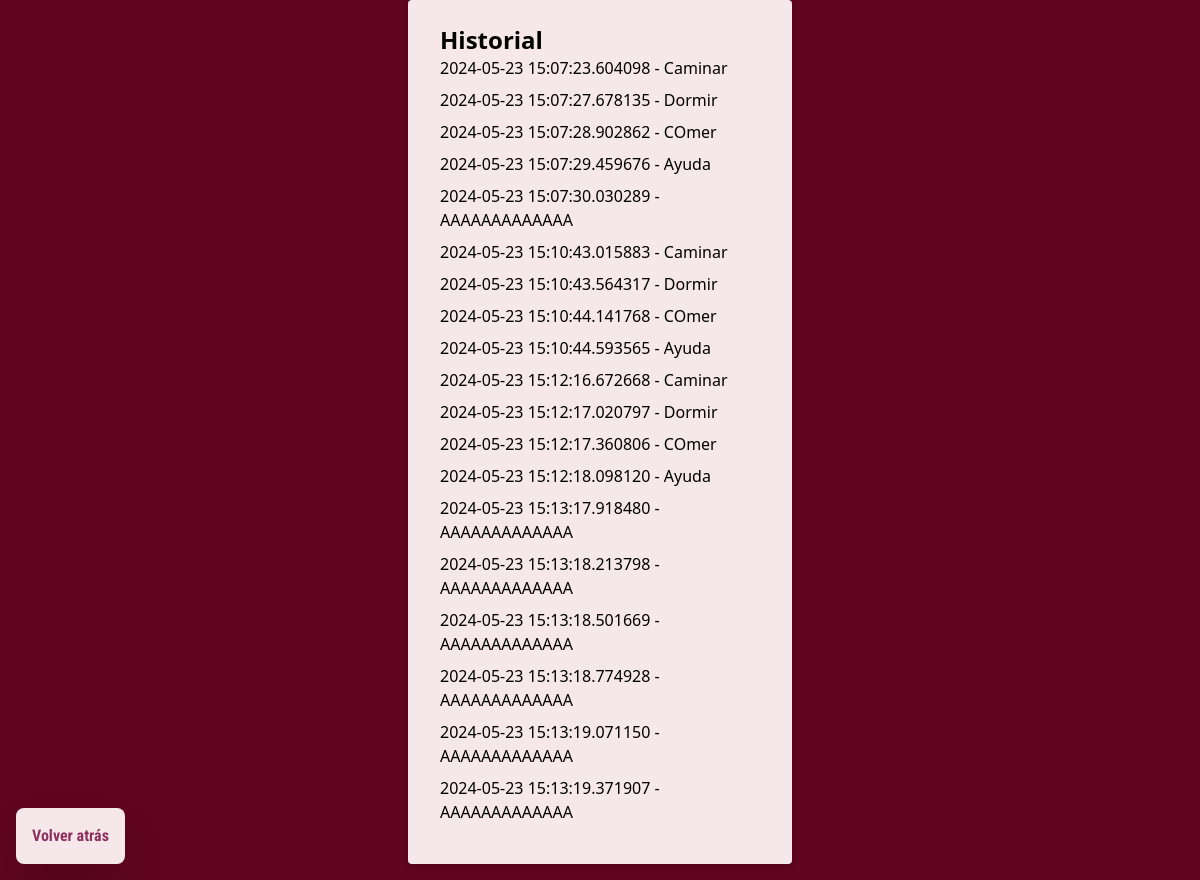
The app's page /historial (signed in) with its own data.
### models.py (models this page shows, shortened)
class HabitosCompletados(db.Model):
    id_habitos_completados = db.Column(db.Integer, primary_key=True)
    id_usuario = db.Column(db.Integer, db.ForeignKey("usuarios.id_usuario"), nullable=False)
    id_habito_personalizado = db.Column(db.Integer, db.ForeignKey("habitos_personalizados.id_habitos_personalizados"), nullable=True)
    fecha_completado = db.Column(db.DateTime, nullable=False, default=datetime.date)

class HabitosPersonalizados(db.Model):
    id_habitos_personalizados = db.Column(db.Integer, primary_key=True)
    habito_nombre = db.Column(db.String, nullable=False)
    id_usuario = db.Column(db.Integer, db.ForeignKey("usuarios.id_usuario"), nullable=False)

### app.py (the view)
@app.route('/historial')
def historial_habitos():
    id_usuario = session.get("id_usuario")
    if not id_usuario:
        return redirect(url_for('iniciar_sesion'))
    usuario = Usuarios.query.get(id_usuario)
    habitos_completados = db.session.query(HabitosCompletados, HabitosPersonalizados)\
                        .join(HabitosPersonalizados, HabitosCompletados.id_habito_personalizado == HabitosPersonalizados.id_habitos_personalizados)\
                        .filter(HabitosCompletados.id_usuario == id_usuario).all()
    return render_template("historial.html", usuario=usuario, habitos_completados=habitos_completados)

### templates/historial.html (shortened to what this page needs)
<!DOCTYPE html>
<html lang="es">
<head>
    <script src="https://cdn.tailwindcss.com"></script>
    <link href="https://fonts.cdnfonts.com/css/gorilla" rel="stylesheet">
</head>
<body class="bg-[#5f051f] flex items-center justify-center min-h-screen">
    <div class="bg-[#F6E8EA] w-full max-w-sm mx-auto shadow-md rounded px-8 pt-6 pb-8 mb-4">
        <h1 class="text-2xl font-bold">Historial</h1>
        {% if habitos_completados %}
        <ul>
            {% for habito_completado, habito_personalizado in habitos_completados %}
            <li class="mb-2">{{ habito_completado.fecha_completado }} - {{ habito_personalizado.habito_nombre }}</li>
            {% endfor %}
        </ul>
        {% else %}
        <p class="text-center">No hay hábitos completados aún.</p>
        {% endif %}
    </div>
    <a href="pagina_principal" style="font-family:Roboto Condensed" class="absolute bottom-4 left-4 text-[#8c315d] p-4 bg-[#F6E8EA] font-bold rounded-lg shadow-2xl hover:bg-[#E3BCC1] hover:scale-110 mt-5">Volver atrás</a>
</body>
</html>

### records on screen
HabitosCompletados: fecha_completado "2024-05-23 15:07:23.604098", habito_nombre "Caminar"
HabitosCompletados: fecha_completado "2024-05-23 15:07:27.678135", habito_nombre "Dormir"
HabitosCompletados: fecha_completado "2024-05-23 15:07:28.902862", habito_nombre "COmer"
HabitosCompletados: fecha_completado "2024-05-23 15:07:29.459676", habito_nombre "Ayuda"
HabitosCompletados: fecha_completado "2024-05-23 15:07:30.030289", habito_nombre "AAAAAAAAAAAAA"
HabitosCompletados: fecha_completado "2024-05-23 15:10:43.015883", habito_nombre "Caminar"
HabitosCompletados: fecha_completado "2024-05-23 15:10:43.564317", habito_nombre "Dormir"
HabitosCompletados: fecha_completado "2024-05-23 15:10:44.141768", habito_nombre "COmer"
HabitosCompletados: fecha_completado "2024-05-23 15:10:44.593565", habito_nombre "Ayuda"
HabitosCompletados: fecha_completado "2024-05-23 15:12:16.672668", habito_nombre "Caminar"
HabitosCompletados: fecha_completado "2024-05-23 15:12:17.020797", habito_nombre "Dormir"
HabitosCompletados: fecha_completado "2024-05-23 15:12:17.360806", habito_nombre "COmer"
HabitosCompletados: fecha_completado "2024-05-23 15:12:18.098120", habito_nombre "Ayuda"
HabitosCompletados: fecha_completado "2024-05-23 15:13:17.918480", habito_nombre "AAAAAAAAAAAAA"
HabitosCompletados: fecha_completado "2024-05-23 15:13:18.213798", habito_nombre "AAAAAAAAAAAAA"
HabitosCompletados: fecha_completado "2024-05-23 15:13:18.501669", habito_nombre "AAAAAAAAAAAAA"
HabitosCompletados: fecha_completado "2024-05-23 15:13:18.774928", habito_nombre "AAAAAAAAAAAAA"
HabitosCompletados: fecha_completado "2024-05-23 15:13:19.071150", habito_nombre "AAAAAAAAAAAAA"
HabitosCompletados: fecha_completado "2024-05-23 15:13:19.371907", habito_nombre "AAAAAAAAAAAAA"
